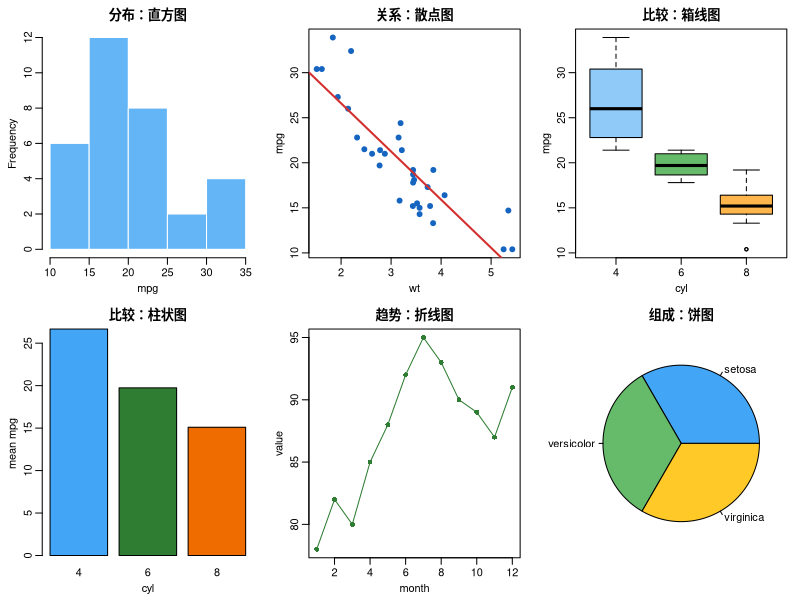
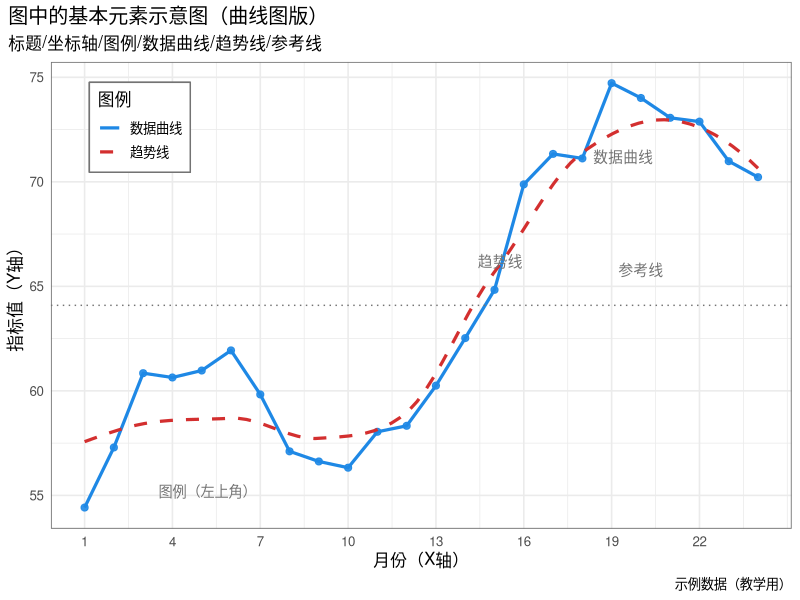
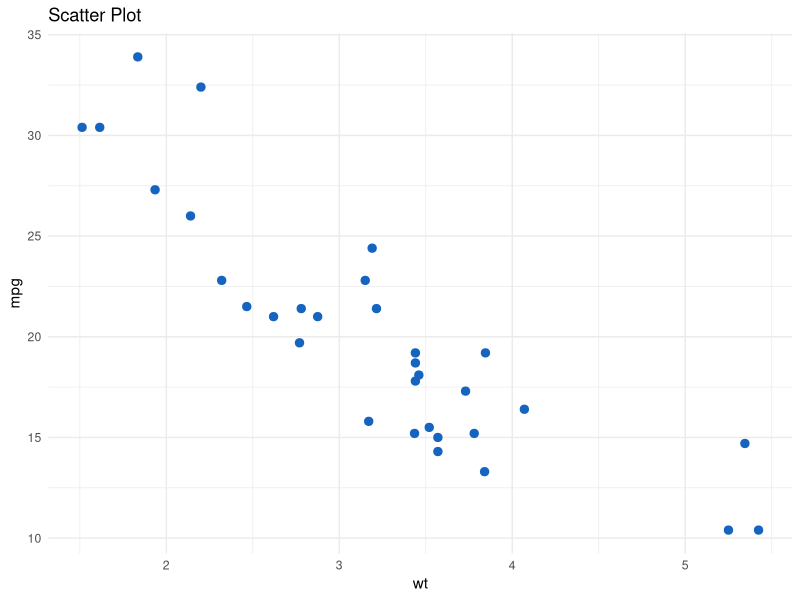
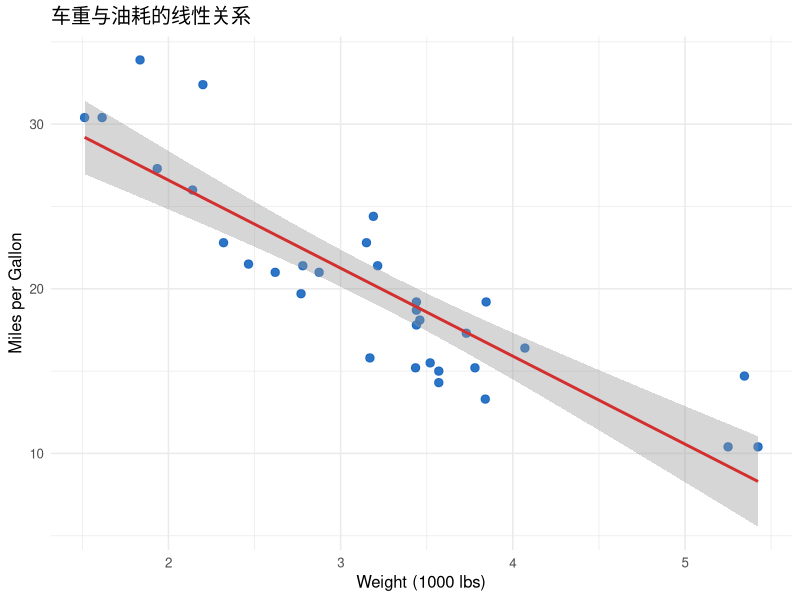
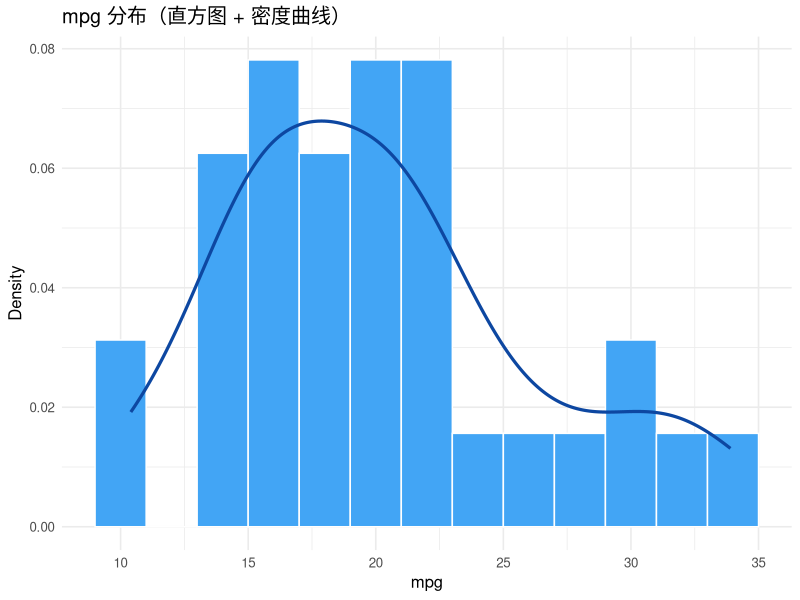
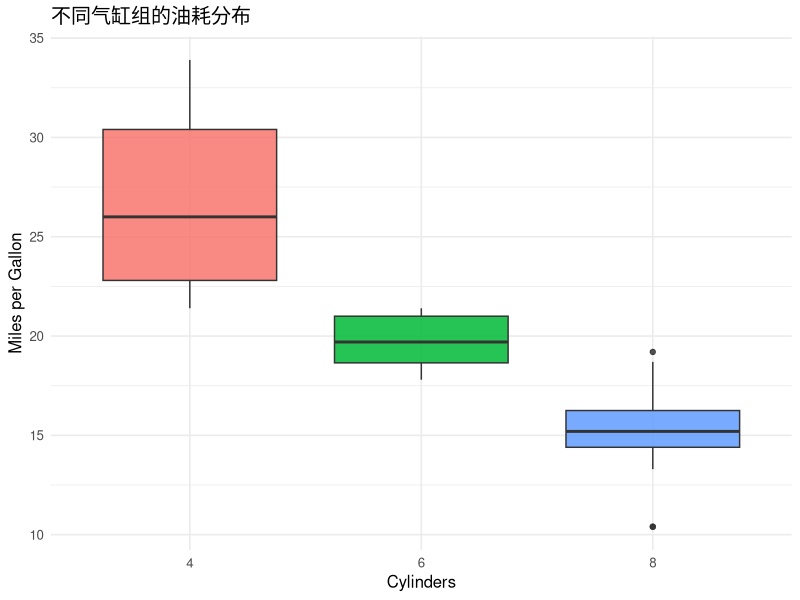
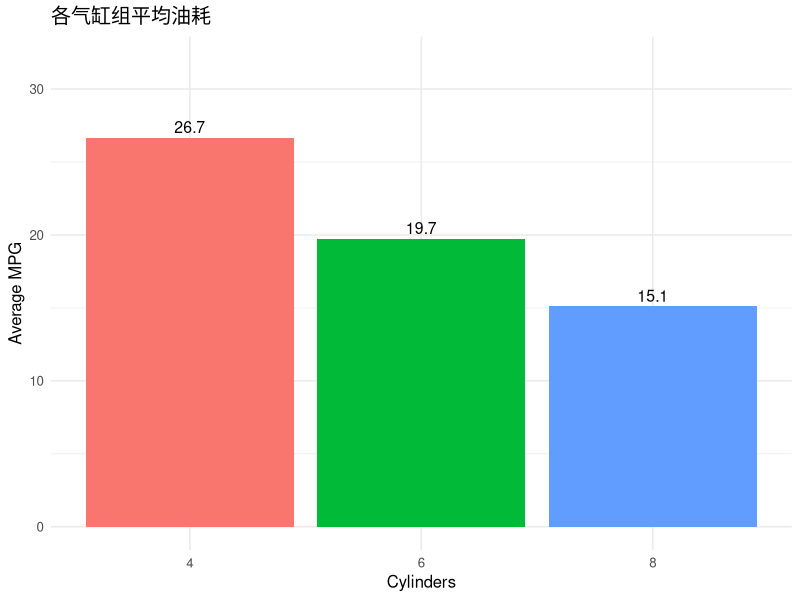
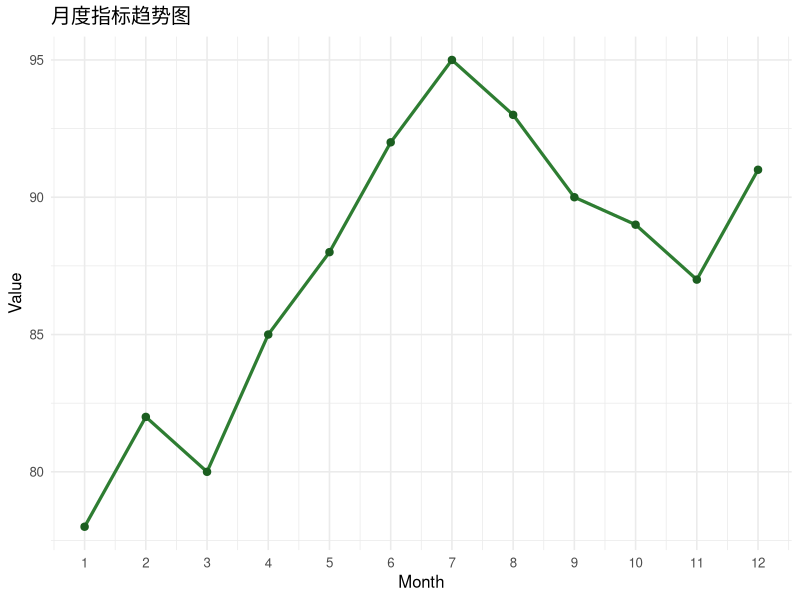

These figures' R source, in order:
## ---- chunk 1
knitr::opts_chunk$set(
  echo = TRUE,
  warning = FALSE,
  message = FALSE
)
## ---- chunk 2
old_par <- par(no.readonly = TRUE)
on.exit(par(old_par))
par(mfrow = c(2, 3), mar = c(3.2, 3.2, 2.2, 1.0), mgp = c(1.8, 0.6, 0))

# 1) 分布：直方图
hist(mtcars$mpg, col = "#64B5F6", border = "white", main = "分布：直方图", xlab = "mpg")

# 2) 关系：散点图 + 拟合线
plot(mtcars$wt, mtcars$mpg, pch = 19, col = "#1565C0", main = "关系：散点图", xlab = "wt", ylab = "mpg")
abline(lm(mpg ~ wt, data = mtcars), col = "#D32F2F", lwd = 2)

# 3) 比较：箱线图
boxplot(mpg ~ cyl, data = mtcars, col = c("#90CAF9", "#66BB6A", "#FFB74D"),
        main = "比较：箱线图", xlab = "cyl", ylab = "mpg")

# 4) 比较：柱状图（汇总）
bar_vals <- tapply(mtcars$mpg, mtcars$cyl, mean)
barplot(bar_vals, col = c("#42A5F5", "#2E7D32", "#EF6C00"),
        main = "比较：柱状图", xlab = "cyl", ylab = "mean mpg")

# 5) 趋势：折线图
month <- 1:12
value <- c(78, 82, 80, 85, 88, 92, 95, 93, 90, 89, 87, 91)
plot(month, value, type = "o", pch = 16, col = "#2E7D32",
     main = "趋势：折线图", xlab = "month", ylab = "value")

# 6) 组成：饼图（演示用）
pie(table(iris$Species), col = c("#42A5F5", "#66BB6A", "#FFCA28"), main = "组成：饼图")
## ---- chunk 3
library(ggplot2)

set.seed(123)
curve_df <- data.frame(
  month = 1:24,
  value = 52 + 0.9 * (1:24) + 5 * sin((1:24) / 2.4) + rnorm(24, sd = 0.9)
)

ref_y <- mean(curve_df$value)

ggplot(curve_df, aes(x = month, y = value)) +
  geom_line(aes(color = "数据曲线"), linewidth = 1.1) +
  geom_point(color = "#1E88E5", size = 2.1, alpha = 0.9) +
  geom_smooth(aes(color = "趋势线"), method = "loess", se = FALSE, linewidth = 1.1, linetype = 2) +
  geom_hline(yintercept = ref_y, linetype = 3, color = "gray45") +
  scale_color_manual(values = c("数据曲线" = "#1E88E5", "趋势线" = "#D32F2F")) +
  scale_x_continuous(breaks = seq(1, 24, 3)) +
  labs(
    title = "图中的基本元素示意图（曲线图版）",
    subtitle = "标题/坐标轴/图例/数据曲线/趋势线/参考线",
    x = "月份（X轴）",
    y = "指标值（Y轴）",
    color = "图例",
    caption = "示例数据（教学用）"
  ) +
  annotate("text", x = 19.4, y = 71.2, label = "数据曲线", color = "gray45", size = 3.7) +
  annotate("text", x = 15.2, y = 66.2, label = "趋势线", color = "gray45", size = 3.7) +
  annotate("text", x = 20.0, y = ref_y + 1.7, label = "参考线", color = "gray45", size = 3.7) +
  annotate("text", x = 5.2, y = 55.2, label = "图例（左上角）", color = "gray45", size = 3.6) +
  theme_minimal(base_size = 12) +
  theme(
    legend.position = c(0.12, 0.86),
    legend.background = element_rect(fill = "white", color = "gray45", linewidth = 0.5),
    legend.box.background = element_rect(fill = "white", color = "gray45", linewidth = 0.5),
    panel.border = element_rect(color = "gray45", fill = NA, linewidth = 0.6),
    plot.title.position = "plot"
  )
## ---- chunk 4
p_scatter <- ggplot(mtcars, aes(x = wt, y = mpg)) +
  geom_point(color = "#1565C0", size = 2.5) +
  labs(title = "Scatter Plot", x = "wt", y = "mpg") +
  theme_minimal() #简洁风格

p_scatter
## ---- chunk 5
ggplot(mtcars, aes(x = wt, y = mpg)) +
  geom_point(color = "#1565C0", size = 2.5, alpha = 0.9) +
  geom_smooth(method = "lm", se = TRUE, color = "#D32F2F") +
  labs(
    title = "车重与油耗的线性关系",
    x = "Weight (1000 lbs)",
    y = "Miles per Gallon"
  ) +
  theme_minimal(base_size = 12)
## ---- chunk 6
ggplot(mtcars, aes(x = mpg)) +
  geom_histogram(aes(y = after_stat(density)),
                 binwidth = 2, fill = "#42A5F5", color = "white") +
  geom_density(color = "#0D47A1", linewidth = 1.1) +
  labs(title = "mpg 分布（直方图 + 密度曲线）", x = "mpg", y = "Density") +
  theme_minimal(base_size = 12)
## ---- chunk 7
ggplot(mtcars, aes(x = factor(cyl), y = mpg, fill = factor(cyl))) +
  geom_boxplot(alpha = 0.85, show.legend = FALSE) +
  labs(
    title = "不同气缸组的油耗分布",
    x = "Cylinders",
    y = "Miles per Gallon"
  ) +
  theme_minimal(base_size = 12)
## ---- chunk 8
library(dplyr)

bar_df <- mtcars %>%
  mutate(cyl = factor(cyl)) %>%
  group_by(cyl) %>%
  summarise(avg_mpg = mean(mpg), .groups = "drop")

ggplot(bar_df, aes(x = cyl, y = avg_mpg, fill = cyl)) +
  geom_col(show.legend = FALSE) +
  geom_text(aes(label = round(avg_mpg, 1)), vjust = -0.4, size = 4) +
  labs(
    title = "各气缸组平均油耗",
    x = "Cylinders",
    y = "Average MPG"
  ) +
  ylim(0, max(bar_df$avg_mpg) * 1.2) +
  theme_minimal(base_size = 12)
## ---- chunk 9
df_time <- data.frame(
  month = 1:12,
  value = c(78, 82, 80, 85, 88, 92, 95, 93, 90, 89, 87, 91)
)

ggplot(df_time, aes(x = month, y = value)) +
  geom_line(color = "#2E7D32", linewidth = 1.1) +
  geom_point(color = "#1B5E20", size = 2.2) +
  scale_x_continuous(breaks = 1:12) +
  labs(
    title = "月度指标趋势图",
    x = "Month",
    y = "Value"
  ) +
  theme_minimal(base_size = 12)
## ---- chunk 10
ggplot(iris, aes(x = Sepal.Length, y = Petal.Length, color = Species)) +
  geom_point(size = 2, alpha = 0.85, show.legend = FALSE) +
  facet_wrap(~ Species) +
  labs(
    title = "按物种分面的散点图",
    x = "Sepal Length",
    y = "Petal Length"
  ) +
  theme_minimal(base_size = 12)
## ---- chunk 11
ggplot(mtcars, aes(x = factor(cyl), y = mpg, fill = factor(cyl))) +
  geom_boxplot(alpha = 0.8, show.legend = FALSE) +
  stat_summary(fun = mean, geom = "point", shape = 23, size = 3, fill = "yellow") +
  labs(
    title = "不同气缸组油耗差异（箱线图 + 均值点）",
    x = "Cylinders",
    y = "Miles per Gallon"
  ) +
  theme_minimal(base_size = 12)
